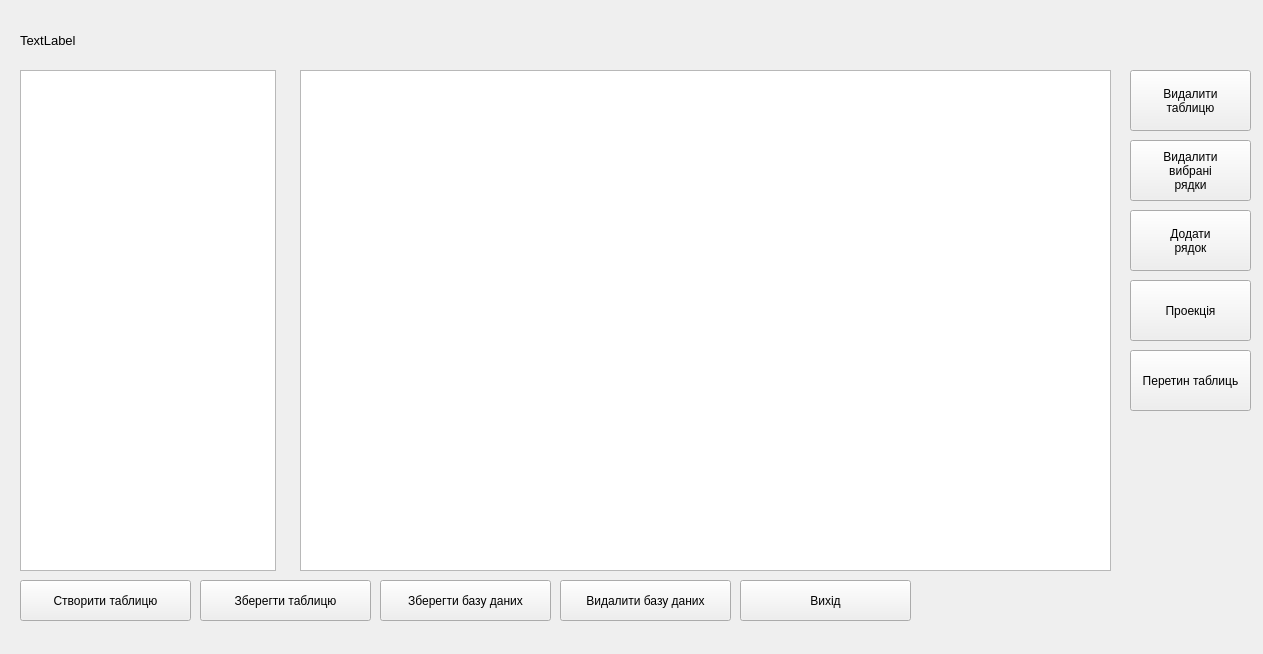
<?xml version="1.0" encoding="UTF-8"?>
<ui version="4.0">
 <class>DataViewer</class>
 <widget class="QWidget" name="DataViewer">
  <property name="geometry">
   <rect>
    <x>0</x>
    <y>0</y>
    <width>1263</width>
    <height>654</height>
   </rect>
  </property>
  <property name="windowTitle">
   <string>Form</string>
  </property>
  <widget class="QListView" name="tablesList">
   <property name="geometry">
    <rect>
     <x>20</x>
     <y>70</y>
     <width>256</width>
     <height>501</height>
    </rect>
   </property>
  </widget>
  <widget class="QLabel" name="dbNameLabel">
   <property name="geometry">
    <rect>
     <x>20</x>
     <y>30</y>
     <width>1071</width>
     <height>21</height>
    </rect>
   </property>
   <property name="font">
    <font>
     <pointsize>10</pointsize>
    </font>
   </property>
   <property name="text">
    <string>TextLabel</string>
   </property>
  </widget>
  <widget class="QWidget" name="widget" native="true">
   <property name="geometry">
    <rect>
     <x>289</x>
     <y>69</y>
     <width>821</width>
     <height>491</height>
    </rect>
   </property>
   <widget class="QLabel" name="nameEditLabel">
    <property name="geometry">
     <rect>
      <x>30</x>
      <y>60</y>
      <width>171</width>
      <height>31</height>
     </rect>
    </property>
    <property name="font">
     <font>
      <pointsize>10</pointsize>
     </font>
    </property>
    <property name="text">
     <string>Назва бази даних:</string>
    </property>
   </widget>
   <widget class="QLabel" name="loginEditLabel">
    <property name="geometry">
     <rect>
      <x>30</x>
      <y>110</y>
      <width>171</width>
      <height>31</height>
     </rect>
    </property>
    <property name="font">
     <font>
      <pointsize>10</pointsize>
     </font>
    </property>
    <property name="text">
     <string>Логiн:</string>
    </property>
   </widget>
   <widget class="QLabel" name="passEditLabel">
    <property name="geometry">
     <rect>
      <x>30</x>
      <y>160</y>
      <width>171</width>
      <height>31</height>
     </rect>
    </property>
    <property name="font">
     <font>
      <pointsize>10</pointsize>
     </font>
    </property>
    <property name="text">
     <string>Пароль:</string>
    </property>
   </widget>
   <widget class="QCheckBox" name="displayPassword">
    <property name="geometry">
     <rect>
      <x>240</x>
      <y>200</y>
      <width>211</width>
      <height>31</height>
     </rect>
    </property>
    <property name="font">
     <font>
      <pointsize>10</pointsize>
     </font>
    </property>
    <property name="text">
     <string>Показати пароль</string>
    </property>
   </widget>
   <widget class="QLineEdit" name="dbNameEdit">
    <property name="geometry">
     <rect>
      <x>240</x>
      <y>60</y>
      <width>301</width>
      <height>31</height>
     </rect>
    </property>
    <property name="toolTip">
     <string>hgfhfghf</string>
    </property>
    <property name="toolTipDuration">
     <number>5</number>
    </property>
   </widget>
   <widget class="QLineEdit" name="dbLoginEdit">
    <property name="geometry">
     <rect>
      <x>240</x>
      <y>110</y>
      <width>301</width>
      <height>31</height>
     </rect>
    </property>
   </widget>
   <widget class="QLineEdit" name="dbPassEdit">
    <property name="geometry">
     <rect>
      <x>240</x>
      <y>160</y>
      <width>301</width>
      <height>31</height>
     </rect>
    </property>
    <property name="echoMode">
     <enum>QLineEdit::Password</enum>
    </property>
   </widget>
   <widget class="QLabel" name="dbEditLabel">
    <property name="geometry">
     <rect>
      <x>140</x>
      <y>-10</y>
      <width>271</width>
      <height>51</height>
     </rect>
    </property>
    <property name="font">
     <font>
      <pointsize>14</pointsize>
     </font>
    </property>
    <property name="text">
     <string>Редагування бази даних</string>
    </property>
   </widget>
   <widget class="QPushButton" name="dbEditSaveButton">
    <property name="geometry">
     <rect>
      <x>160</x>
      <y>270</y>
      <width>181</width>
      <height>61</height>
     </rect>
    </property>
    <property name="text">
     <string>Зберегти змiни</string>
    </property>
   </widget>
   <widget class="QPushButton" name="dbEditReloadButton">
    <property name="geometry">
     <rect>
      <x>360</x>
      <y>270</y>
      <width>181</width>
      <height>61</height>
     </rect>
    </property>
    <property name="text">
     <string>Скасувати незбереженi 
 змiни</string>
    </property>
   </widget>
  </widget>
  <widget class="QPushButton" name="dbSaveButton">
   <property name="geometry">
    <rect>
     <x>380</x>
     <y>580</y>
     <width>171</width>
     <height>41</height>
    </rect>
   </property>
   <property name="text">
    <string>Зберегти базу даних</string>
   </property>
  </widget>
  <widget class="QWidget" name="tableWidget" native="true">
   <property name="geometry">
    <rect>
     <x>290</x>
     <y>70</y>
     <width>831</width>
     <height>511</height>
    </rect>
   </property>
   <widget class="QTableWidget" name="dbTable">
    <property name="geometry">
     <rect>
      <x>10</x>
      <y>0</y>
      <width>811</width>
      <height>501</height>
     </rect>
    </property>
    <property name="verticalScrollMode">
     <enum>QAbstractItemView::ScrollPerPixel</enum>
    </property>
    <property name="horizontalScrollMode">
     <enum>QAbstractItemView::ScrollPerPixel</enum>
    </property>
   </widget>
  </widget>
  <widget class="QPushButton" name="dbSaveTable">
   <property name="geometry">
    <rect>
     <x>200</x>
     <y>580</y>
     <width>171</width>
     <height>41</height>
    </rect>
   </property>
   <property name="text">
    <string>Зберегти таблицю</string>
   </property>
  </widget>
  <widget class="QPushButton" name="dbExitButton">
   <property name="geometry">
    <rect>
     <x>740</x>
     <y>580</y>
     <width>171</width>
     <height>41</height>
    </rect>
   </property>
   <property name="text">
    <string>Вихiд</string>
   </property>
  </widget>
  <widget class="QPushButton" name="deleteTableButton">
   <property name="geometry">
    <rect>
     <x>1130</x>
     <y>70</y>
     <width>121</width>
     <height>61</height>
    </rect>
   </property>
   <property name="text">
    <string>Видалити
таблицю</string>
   </property>
  </widget>
  <widget class="QPushButton" name="dbCreateTable">
   <property name="geometry">
    <rect>
     <x>20</x>
     <y>580</y>
     <width>171</width>
     <height>41</height>
    </rect>
   </property>
   <property name="text">
    <string>Cтворити таблицю</string>
   </property>
  </widget>
  <widget class="QPushButton" name="deleteRowButton">
   <property name="geometry">
    <rect>
     <x>1130</x>
     <y>140</y>
     <width>121</width>
     <height>61</height>
    </rect>
   </property>
   <property name="text">
    <string>Видалити
вибранi
рядки</string>
   </property>
  </widget>
  <widget class="QPushButton" name="addRowButton">
   <property name="geometry">
    <rect>
     <x>1130</x>
     <y>210</y>
     <width>121</width>
     <height>61</height>
    </rect>
   </property>
   <property name="text">
    <string>Додати
рядок</string>
   </property>
  </widget>
  <widget class="QPushButton" name="makeProjection">
   <property name="geometry">
    <rect>
     <x>1130</x>
     <y>280</y>
     <width>121</width>
     <height>61</height>
    </rect>
   </property>
   <property name="text">
    <string>Проекцiя</string>
   </property>
  </widget>
  <widget class="QPushButton" name="dbDeleteButton">
   <property name="geometry">
    <rect>
     <x>560</x>
     <y>580</y>
     <width>171</width>
     <height>41</height>
    </rect>
   </property>
   <property name="text">
    <string>Видалити базу даних</string>
   </property>
  </widget>
  <widget class="QPushButton" name="intersectionButton">
   <property name="geometry">
    <rect>
     <x>1130</x>
     <y>350</y>
     <width>121</width>
     <height>61</height>
    </rect>
   </property>
   <property name="text">
    <string>Перетин таблиць</string>
   </property>
  </widget>
 </widget>
 <resources/>
 <connections/>
</ui>
